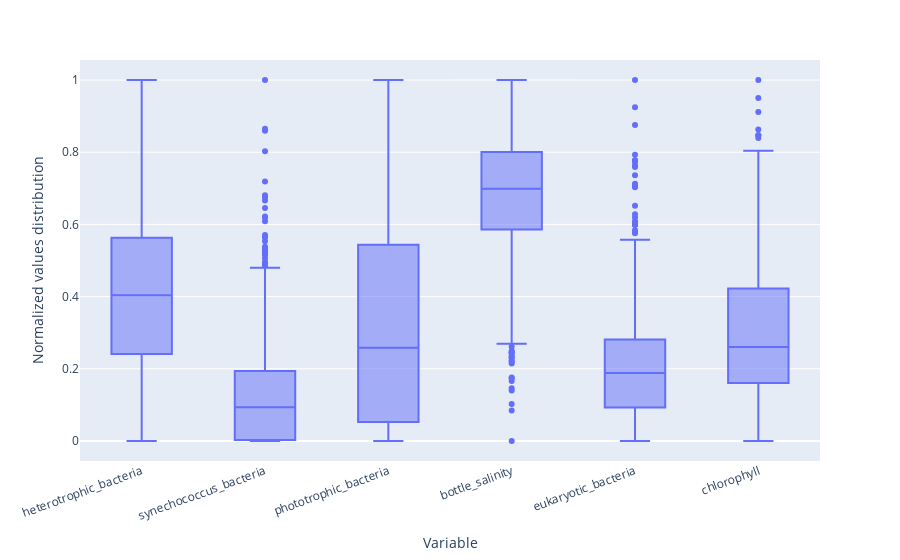

The notebook cell saved with this chart:
### Markdown cell above
## Final plot

---

### Code cell
df_normalized = preprocessed_data.groupby(
    ["instrument_type", "time", "latitude", "longitude", "depth"]
).mean()
df_normalized = (df_normalized - df_normalized.min()) / (
    df_normalized.max() - df_normalized.min()
)
fig = df_normalized.plot.box()
fig.update_xaxes(title_text="Variable")
fig.update_yaxes(title_text="Normalized values distribution")
# rotate x-axis labels by 45 degrees
fig.update_xaxes(tickangle=-20)
fig.show()

### Figure 1 — Plotly figure (JSON) as saved in the notebook; plotly's stock layout.template omitted (floating-point values rounded to 4 significant figures; data arrays with more than 128 entries replaced by an {"elided": "..."} marker saying what was removed)
{"data": [{"alignmentgroup": "True", "hovertemplate": "variable=%{x}<br>value=%{y}<extra></extra>", "legendgroup": "", "marker": {"color": "#636efa"}, "name": "", "notched": false, "offsetgroup": "", "orientation": "v", "showlegend": false, "type": "box", "x": {"elided": "7698 str values"}, "x0": " ", "xaxis": "x", "y": {"elided": "7698 float values"}, "y0": " ", "yaxis": "y"}], "layout": {"boxmode": "group", "legend": {"tracegroupgap": 0}, "margin": {"t": 60}, "xaxis": {"anchor": "y", "domain": [0, 1], "tickangle": -20, "title": {"text": "Variable"}}, "yaxis": {"anchor": "x", "domain": [0, 1], "title": {"text": "Normalized values distribution"}}}}
